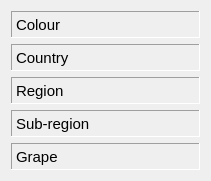
         <widget class="QWidget" name="verticalLayoutWidget_4">
          <property name="geometry">
           <rect>
            <x>510</x>
            <y>210</y>
            <width>211</width>
            <height>181</height>
           </rect>
          </property>
          <property name="font">
           <font>
            <pointsize>11</pointsize>
           </font>
          </property>
          <layout class="QVBoxLayout" name="verticalLayout_4">
           <item>
            <widget class="QLabel" name="colourlabel">
             <property name="font">
              <font>
               <family>Arial</family>
               <pointsize>11</pointsize>
              </font>
             </property>
             <property name="frameShape">
              <enum>QFrame::Panel</enum>
             </property>
             <property name="frameShadow">
              <enum>QFrame::Sunken</enum>
             </property>
             <property name="text">
              <string>Colour</string>
             </property>
            </widget>
           </item>
           <item>
            <widget class="QLabel" name="countrylabel">
             <property name="font">
              <font>
               <family>Arial</family>
               <pointsize>11</pointsize>
              </font>
             </property>
             <property name="frameShape">
              <enum>QFrame::Panel</enum>
             </property>
             <property name="frameShadow">
              <enum>QFrame::Sunken</enum>
             </property>
             <property name="text">
              <string>Country</string>
             </property>
            </widget>
           </item>
           <item>
            <widget class="QLabel" name="regionlabel">
             <property name="font">
              <font>
               <family>Arial</family>
               <pointsize>11</pointsize>
              </font>
             </property>
             <property name="frameShape">
              <enum>QFrame::Panel</enum>
             </property>
             <property name="frameShadow">
              <enum>QFrame::Sunken</enum>
             </property>
             <property name="text">
              <string>Region</string>
             </property>
            </widget>
           </item>
           <item>
            <widget class="QLabel" name="subregionlabel">
             <property name="font">
              <font>
               <family>Arial</family>
               <pointsize>11</pointsize>
              </font>
             </property>
             <property name="frameShape">
              <enum>QFrame::Panel</enum>
             </property>
             <property name="frameShadow">
              <enum>QFrame::Sunken</enum>
             </property>
             <property name="text">
              <string>Sub-region</string>
             </property>
            </widget>
           </item>
           <item>
            <widget class="QLabel" name="grapelabel">
             <property name="font">
              <font>
               <family>Arial</family>
               <pointsize>11</pointsize>
              </font>
             </property>
             <property name="frameShape">
              <enum>QFrame::Panel</enum>
             </property>
             <property name="frameShadow">
              <enum>QFrame::Sunken</enum>
             </property>
             <property name="text">
              <string>Grape</string>
             </property>
            </widget>
           </item>
          </layout>
         </widget>
